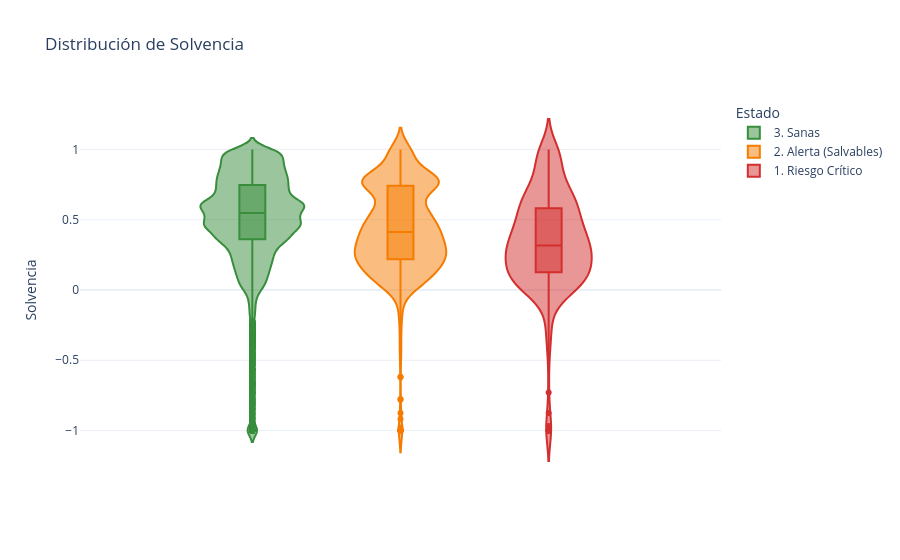

Here is the notebook cell this chart was saved with:
### Code cell
solvencia_graf=px.violin(
    df,
    y="Solvencia",
    color="Estado",
    box=True,
    color_discrete_map=mapa_colores,
    title="Distribución de Solvencia"
)

solvencia_graf.update_layout(template="plotly_white",plot_bgcolor="white",paper_bgcolor="white")
solvencia_graf.show()

### Figure 1 — Plotly figure (JSON) as saved in the notebook; plotly's stock layout.template omitted (floating-point values rounded to 4 significant figures; data arrays with more than 128 entries replaced by an {"elided": "..."} marker saying what was removed)
{"data": [{"alignmentgroup": "True", "box": {"visible": true}, "hovertemplate": "Estado=3. Sanas<br>Solvencia=%{y}<extra></extra>", "legendgroup": "3. Sanas", "marker": {"color": "#388E3C"}, "name": "3. Sanas", "offsetgroup": "3. Sanas", "orientation": "v", "scalegroup": "True", "showlegend": true, "type": "violin", "x0": " ", "xaxis": "x", "y": {"elided": "24469 float values"}, "y0": " ", "yaxis": "y"}, {"alignmentgroup": "True", "box": {"visible": true}, "hovertemplate": "Estado=2. Alerta (Salvables)<br>Solvencia=%{y}<extra></extra>", "legendgroup": "2. Alerta (Salvables)", "marker": {"color": "#F57C00"}, "name": "2. Alerta (Salvables)", "offsetgroup": "2. Alerta (Salvables)", "orientation": "v", "scalegroup": "True", "showlegend": true, "type": "violin", "x0": " ", "xaxis": "x", "y": {"elided": "1711 float values"}, "y0": " ", "yaxis": "y"}, {"alignmentgroup": "True", "box": {"visible": true}, "hovertemplate": "Estado=1. Riesgo Crítico<br>Solvencia=%{y}<extra></extra>", "legendgroup": "1. Riesgo Crítico", "marker": {"color": "#D32F2F"}, "name": "1. Riesgo Crítico", "offsetgroup": "1. Riesgo Crítico", "orientation": "v", "scalegroup": "True", "showlegend": true, "type": "violin", "x0": " ", "xaxis": "x", "y": {"elided": "399 float values"}, "y0": " ", "yaxis": "y"}], "layout": {"legend": {"title": {"text": "Estado"}, "tracegroupgap": 0}, "paper_bgcolor": "white", "plot_bgcolor": "white", "title": {"text": "Distribución de Solvencia"}, "violinmode": "group", "xaxis": {"anchor": "y", "domain": [0, 1]}, "yaxis": {"anchor": "x", "domain": [0, 1], "title": {"text": "Solvencia"}}}}
